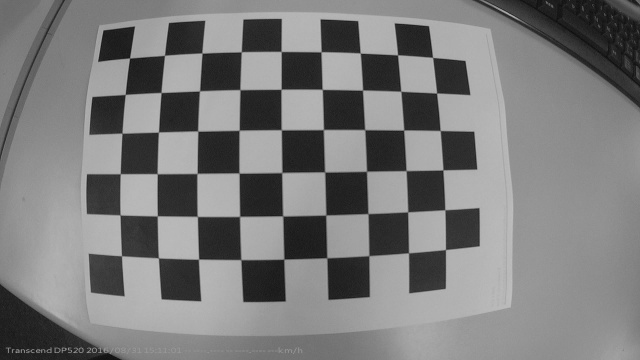
#> input picture images/calibration/14726298726063822.jpg, 640 x 360 px; its folder holds 5 pictures in this run; the run also reads 1 picture not shown here
$ python camera_calibration.py
#> lines starting #> are read from the running program, lines starting #| are printed output that depends on the picture; after the words box and inside, x2 and y2 are one past the last pixel; in counts of white or black regions, pixels touching at a corner belong together
"""import cv2
import numpy as np
import glob

CHECKERBOARD = (6,9)
images = glob.glob('images/calibration/*.jpg')
print(images)

for fname in images:
    img = cv2.imread(fname)
    img = cv2.resize(img,(int(400),int(400)))
    gray = cv2.cvtColor(img,cv2.COLOR_BGR2GRAY)

    ret, corners = cv2.findChessboardCorners(gray, CHECKERBOARD, cv2.CALIB_CB_ADAPTIVE_THRESH+cv2.CALIB_CB_FAST_CHECK+cv2.CALIB_CB_NORMALIZE_IMAGE)
    print(corners)

    corners = np.int_(corners)

    for i in corners:
        x,y = i.ravel()
        cv2.circle(img,(x,y),3,(0,0,255),-1)

    cv2.imshow('Corners',img)

    cv2.waitKey(0)"""

"""
--------------------------------------------------  Calibration -----------------------------------------------------------------
"""

import numpy as np
import cv2 as cv,cv2
import glob

# Insert number of rows and columns of checkerboard model in CHECKERBOARD
CHECKERBOARD = (6,9)

# termination criteria
criteria = (cv.TERM_CRITERIA_EPS + cv.TERM_CRITERIA_MAX_ITER, 30, 0.001)

# prepare object points, like (0,0,0), (1,0,0), (2,0,0) ....,(6,5,0)
objp = np.zeros((6*9,3), np.float32)
objp[:,:2] = np.mgrid[0:6,0:9].T.reshape(-1,2)

# Arrays to store object points and image points from all the images.
objpoints = [] # 3d point in real world space
imgpoints = [] # 2d points in image plane.

images = glob.glob('images/calibration/*.jpg')
print(images)

for fname in images:
    img = cv.imread(fname)
#> img is the input picture: shape (360, 640, 3); min 13, max 192, mean 123.5
    img = cv2.resize(img,(400,400))
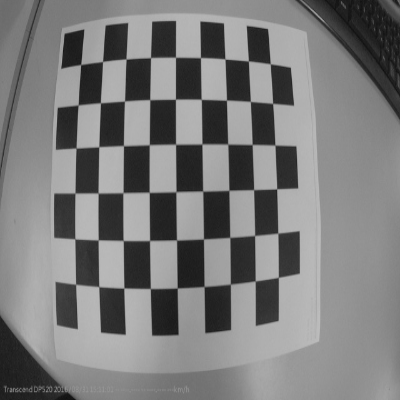
#> img: shape (400, 400, 3); min 15, max 190, mean 123.4
    gray = cv.cvtColor(img, cv.COLOR_BGR2GRAY)

    # Find the chess board corners
    ret, corners = cv2.findChessboardCorners(gray,CHECKERBOARD,None)
#> ret = True; corners = 54 rows, first 8: [75.62, 284.1], [74.84, 238.9], [75.36, 193.4], [76, 148], [78.04, 105], [80.94, 64.49], [98.74, 286.5], [98.29, 240]
    print(ret)
#| True

    # If found, add object points, image points (after refining them)
    if ret == True:
        objpoints.append(objp)

        corners2 = cv.cornerSubPix(gray,corners, (11,11), (-1,-1), criteria)
#> corners2 = 54 rows, first 8: [75.59, 284.3], [74.82, 238.8], [74.97, 193.1], [76.02, 148], [78.16, 105], [80.66, 64.46], [98.72, 286.6], [98.2, 239.9]
        imgpoints.append(corners2)

        # Draw and display the corners
        cv.drawChessboardCorners(img, CHECKERBOARD, corners2, ret)
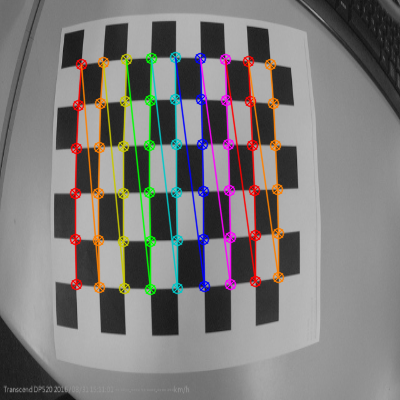
#> img: shape (400, 400, 3); 9.55% of pixels changed, all inside (x1, y1, x2, y2) = (69, 51, 285, 296)
        cv.imshow('img', img)
        cv.waitKey(0)
#> pass 2 of the loop `for fname in images:`:
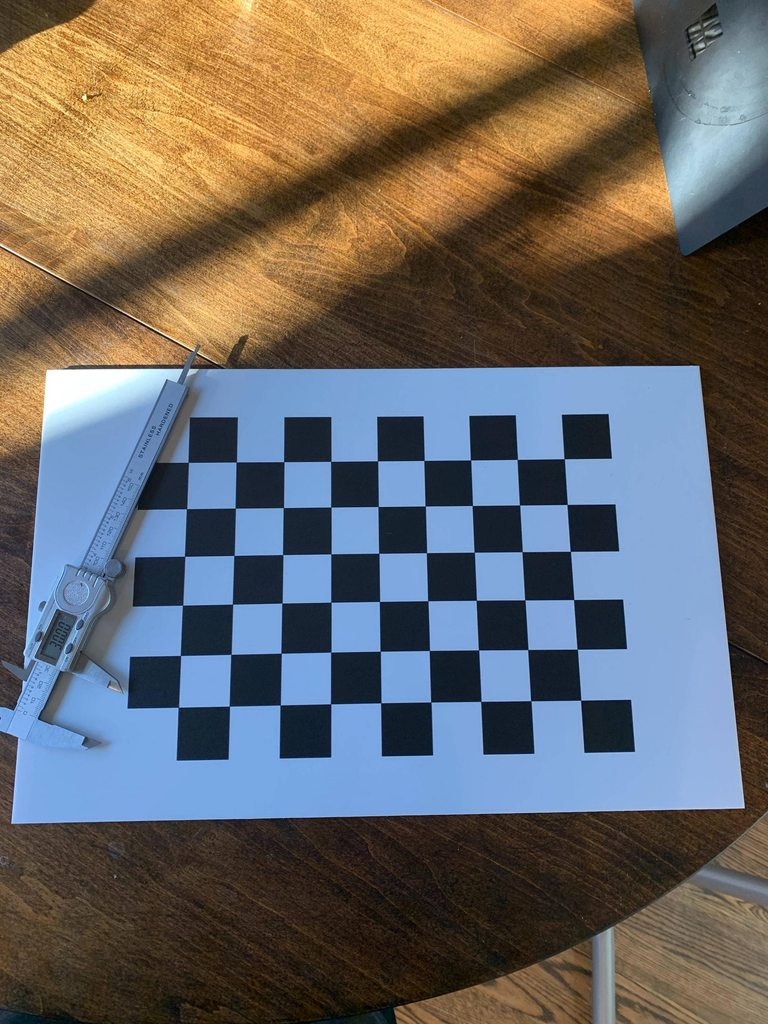
#> input picture images/calibration/3PF7XMPh.jpg, 768 x 1024 px
#> img is the input picture: shape (1024, 768, 3); mean B, G, R 100.5, 102.8, 105.8
#> `gray = cv.cvtColor(img, cv.COLOR_BGR2GRAY)`:
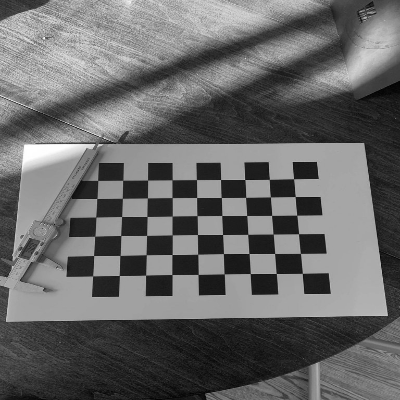
#> gray: shape (400, 400); min 0, max 255, mean 103.4
#> corners = 54 rows, first 8: [293.6, 178.8], [295.1, 196.5], [296.9, 215.2], [298.7, 233.7], [300.5, 253.5], [302.2, 273.2], [269.2, 179.5], [270.5, 197]
#| True
#> corners2 = 54 rows, first 8: [293.6, 178.7], [295.2, 196.5], [296.8, 215.2], [298.5, 233.7], [300.4, 253.4], [302.3, 273.4], [269.3, 179.4], [270.3, 196.9]
#> `cv.drawChessboardCorners(img, CHECKERBOARD, corners2, ret)`:
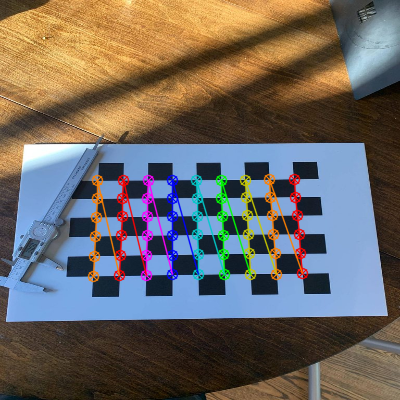
#> img: shape (400, 400, 3); mean B, G, R 98.8, 102.9, 108.6
#> pass 3 of the loop `for fname in images:`:
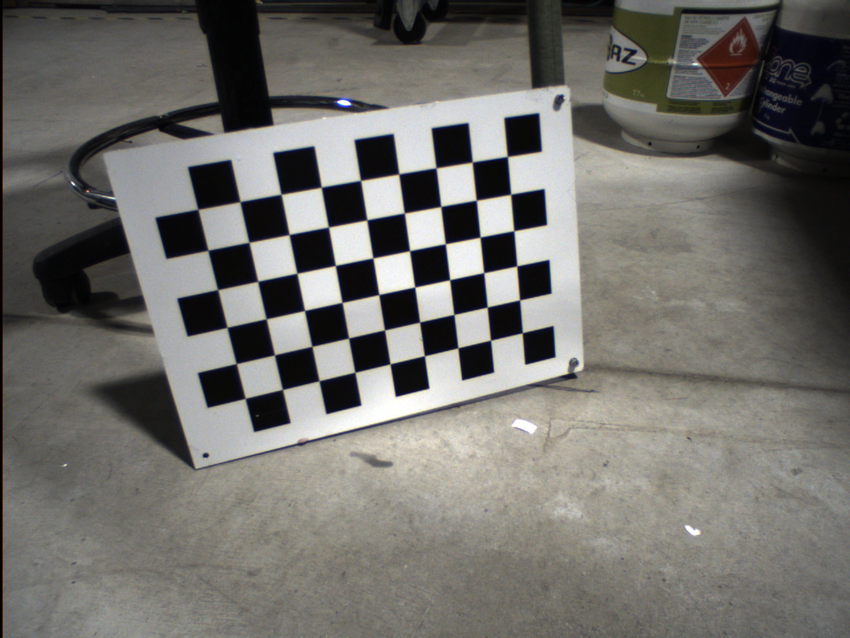
#> input picture images/calibration/Sample-images-drawn-from-two-different-datasets-used-for-calibration-a-calibration-in.jpg, 850 x 638 px
#> img is the input picture: shape (638, 850, 3); mean B, G, R 106.6, 111.1, 112.6
#> `gray = cv.cvtColor(img, cv.COLOR_BGR2GRAY)`:
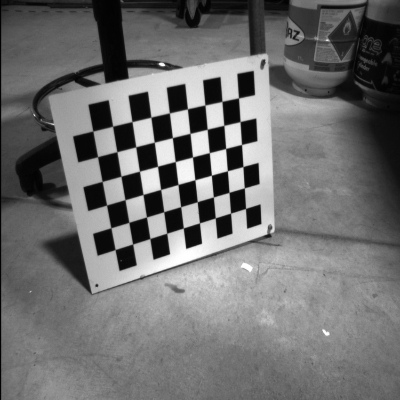
#> gray: shape (400, 400); min 0, max 255, mean 110.9
#> corners = 54 rows, first 8: [238.5, 97.94], [240, 121.6], [241.5, 144.5], [242.9, 166.6], [244.3, 187.8], [245.5, 208.5], [221.9, 101.4], [223.8, 125.3]
#| True
#> corners2 = 54 rows, first 8: [238.5, 97.86], [240, 121.6], [241.5, 144.4], [242.9, 166.5], [244.3, 187.8], [245.5, 208.5], [221.9, 101.4], [223.8, 125.3]
#> `cv.drawChessboardCorners(img, CHECKERBOARD, corners2, ret)`:
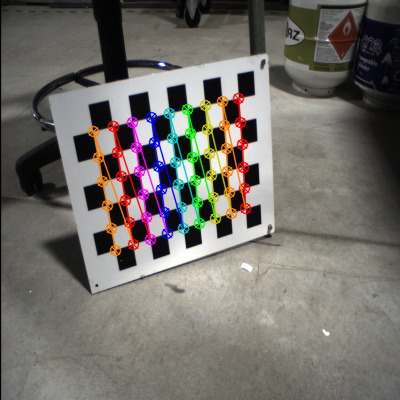
#> img: shape (400, 400, 3); mean B, G, R 105.4, 110.7, 114.2
#> the loop made 5 passes; the first 3 are shown

cv.destroyAllWindows()

# Get camera matrix, distortion coefficients, rotation and translation vectors
ret, mtx, dist, rvecs, tvecs = cv.calibrateCamera(objpoints, imgpoints, gray.shape[::-1], None, None)
print(mtx)

img = cv.imread('images/calibration/3PF7XMPh.jpg')
h,  w = img.shape[:2]
#> h = 1024; w = 768
newcameramtx, roi = cv.getOptimalNewCameraMatrix(mtx, dist, (w,h), 1, (w,h))

# undistort
dst = cv.undistort(img, mtx, dist, None, newcameramtx)
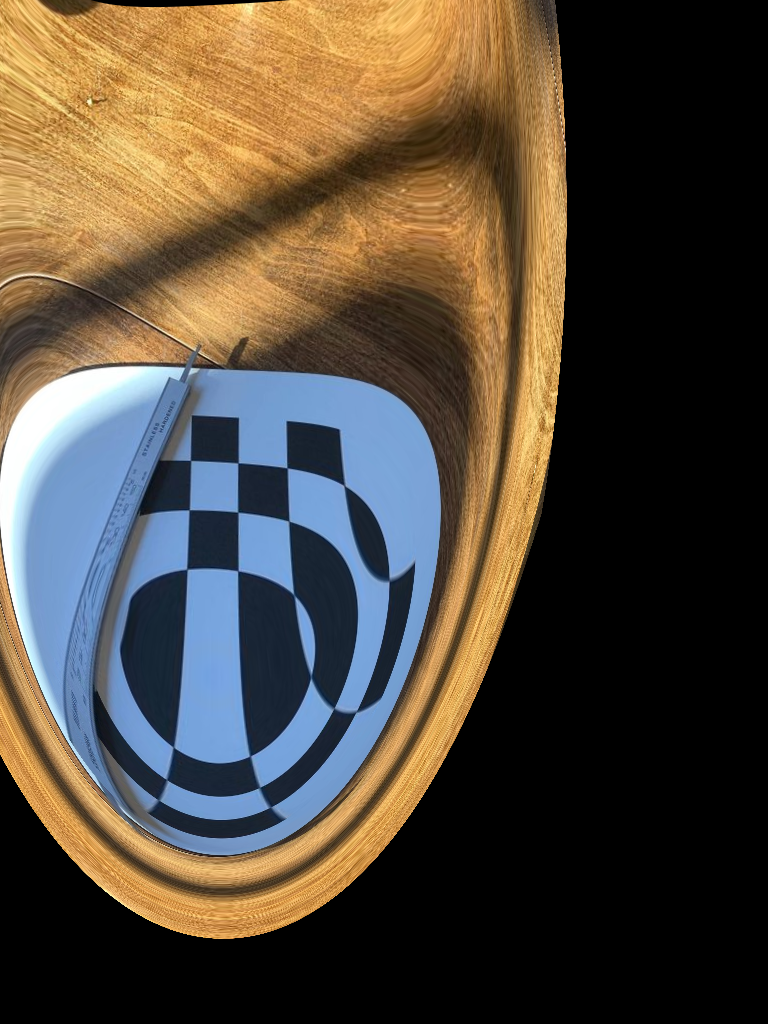
#> dst: shape (1024, 768, 3); mean B, G, R 60.2, 72.6, 82.4
cv.imwrite('calibresult.png', dst)
